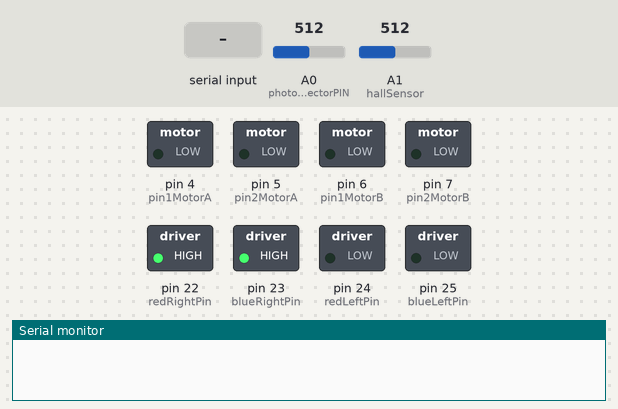
Simulated run of this sketch. Board: Arduino Mega 2560, built with avr-gcc and run on an emulated ATmega2560. Shown: switched loads named in the sketch (green lamp = pin HIGH), the last lines printed to the serial monitor. Dashed ring = blinking. Inputs (shaded band) come from the test bench; at power-on: A0 (photoDetectorPIN) = 512, A1 (hallSensor) = 512.

Above: at 1.2 s.
1.3 s: "2" received over Serial
At 1.4 s:
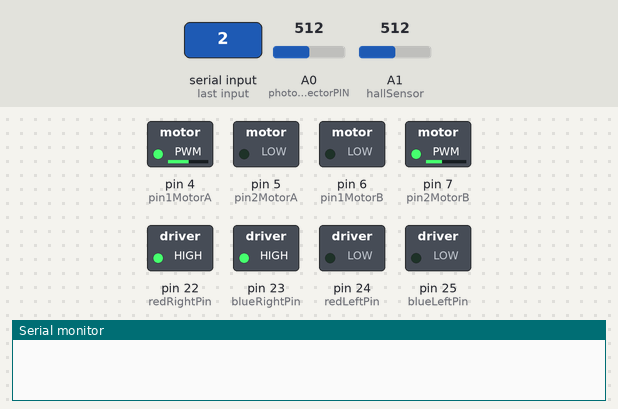
2.9 s: byte 56 (56) received over Serial
At 3.05 s:
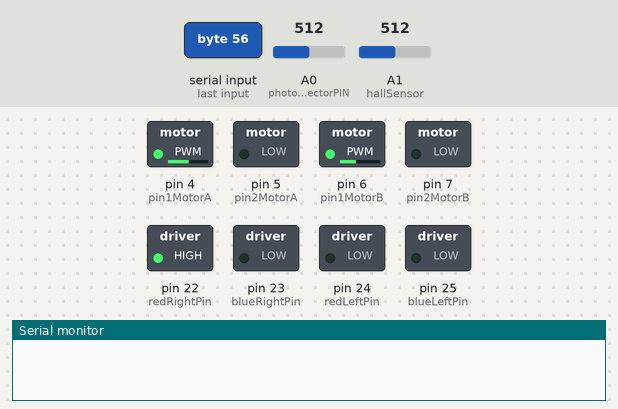
5.9 s: byte 55 (55) received over Serial
At 6.15 s:
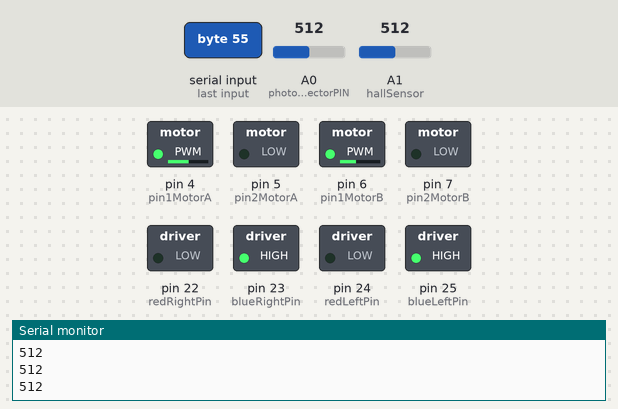
8.9 s: A0 (photoDetectorPIN) set to 190
At 9.6 s:
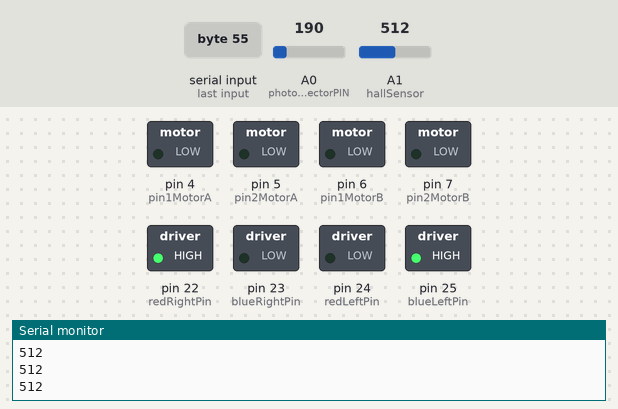
10.6 s: byte 54 (54) received over Serial
At 11.8 s:
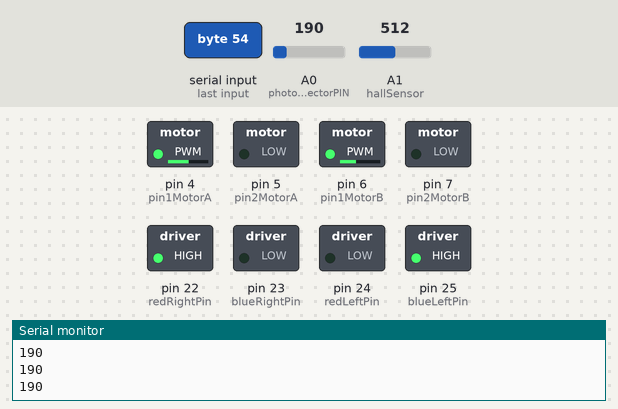
12.1 s: byte 55 (55) received over Serial
At 12.25 s:
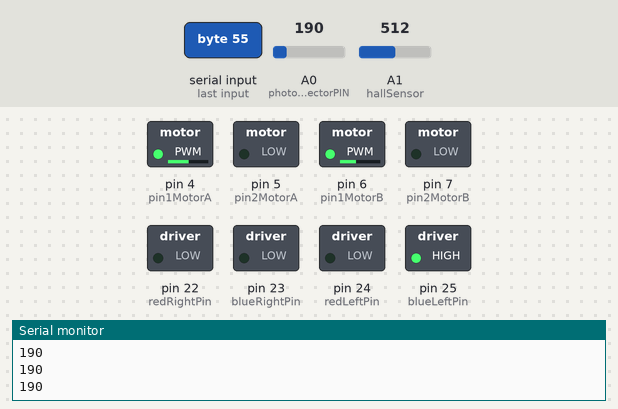
Timing chart, 0 to 16.1 s (numbered marks = the images above; inputs shaded):
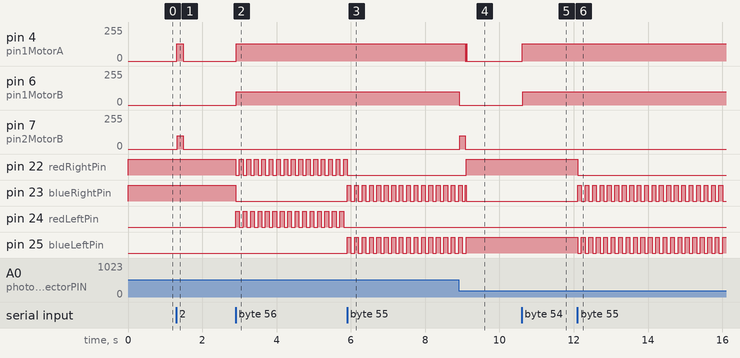

Measured:
- after the input at 1.3 s, pin 4 (pin1MotorA): 0/255 → 130/255 at once, → 0/255 0.17 s later; pin 7 (pin2MotorB): 0/255 → 100/255 at once, → 0/255 0.15 s later
- after the input at 2.9 s, pin 4 (pin1MotorA): 0/255 → 130/255 at once; pin 6 (pin1MotorB): 0/255 → 100/255 at once; pin 22 (redRightPin), pin 24 (redLeftPin): alternates HIGH for 0.10 s and LOW for 0.10 s, starting at once; pin 23 (blueRightPin): HIGH → LOW at once
- after the input at 5.9 s, pin 22 (redRightPin): goes on until 5.9 s, then stays LOW; pin 23 (blueRightPin), pin 25 (blueLeftPin): alternates HIGH for 0.10 s and LOW for 0.10 s, starting at once; pin 24 (redLeftPin): stops changing and stays LOW
- after the input at 8.9 s, pin 4 (pin1MotorA): 130/255 → 0/255 after 0.18 s; pin 6 (pin1MotorB): 100/255 → 0/255 at once; pin 7 (pin2MotorB): 0/255 → 100/255 at once, → 0/255 0.15 s later; pin 22 (redRightPin): LOW → HIGH after 0.20 s; pin 25 (blueLeftPin): goes on until 9.1 s, then stays HIGH
- after the input at 10.6 s, pin 4 (pin1MotorA): 0/255 → 130/255 at once; pin 6 (pin1MotorB): 0/255 → 100/255 at once
- after the input at 12.1 s, pin 22 (redRightPin): HIGH → LOW at once; pin 23 (blueRightPin), pin 25 (blueLeftPin): alternates HIGH for 0.10 s and LOW for 0.10 s, starting at once

The sketch:

_3A_blue_light_detection.ino
```cpp
#include "TimerOne.h"

//motorA = right motor
//motorB = left motor

// -------------------pin declarations --------------------
int pin1MotorA = 4, pin2MotorA = 5, pin1MotorB = 6, pin2MotorB = 7;
int blueRightPin = 23, blueLeftPin = 25, redRightPin = 22, redLeftPin = 24;
int photoDetectorPIN = A0, hallSensor = A1;
//---------------------------------------------------------
//---------------boolean variable declaration--------------
bool motorAFWD = 0;
bool motorBFWD = 0;
bool motorAStopped = 0, motorBStopped = 0;
bool stopMotors = 0, goFWD = 0, goBCK = 0, turnL = 0, turnR = 0, turn180 = 0, blueFinishLine = 0;
bool detectingB = 0;
bool followBlue = 0, followRed = 0;
bool tryLeft = 0;
//---------------------------------------------------------
//------------generic variable declaration ----------------
int MotorASpeed = 100, MotorBSpeed = 100;
int serialPacket = 0;
float calibrateA = 1.3,  calibrateB = 1;
int blueTHRESH = 500, redTHRESH = 200, magneticTHRESH = 600;
int leftLightMeasurement = 600, rightLightMeasurement = 600;
int magneticMeasurement = 0;
//---------------------------------------------------------


void setup() {
  //init pins
  Serial.begin(9600);
  while(!Serial);
  MotorASpeed = 100*calibrateA;
  MotorBSpeed = 100*calibrateB;
  pinMode(pin2MotorA, OUTPUT);
  pinMode(pin2MotorB, OUTPUT);
  pinMode(pin1MotorA, OUTPUT);
  pinMode(pin1MotorB, OUTPUT);
  pinMode(blueRightPin, OUTPUT);
  pinMode(blueLeftPin, OUTPUT);
  pinMode(redRightPin, OUTPUT);
  pinMode(redLeftPin, OUTPUT);
  pinMode(photoDetectorPIN, INPUT);

  digitalWrite(blueRightPin, HIGH);
  digitalWrite(blueLeftPin, LOW);
  digitalWrite(redRightPin, HIGH);
  digitalWrite(redLeftPin, LOW);
  cli();
  //set timer1 interrupt at 10Hz
  TCCR1A = 0;// set entire TCCR1A register to 0
  TCCR1B = 0;// same for TCCR1B
  TCNT1  = 0;//initialize counter value to 0
  // set compare match register for 1hz increments
  OCR1A = 1562;// = (16*10^6) / (1*1024) - 1 (must be <65536)
  // turn on CTC mode
  TCCR1B |= (1 << WGM12);
  // Set CS10 and CS12 bits for 1024 prescaler
  TCCR1B |= (1 << CS12) | (1 << CS10);
  // enable timer compare interrupt
  TIMSK1 |= (1 << OCIE1A);

  //TIMER 2 INITIALIZATION!!
  TCCR2A = 0;// set entire TCCR2A register to 0
  TCCR2B = 0;// same for TCCR2B
  TCNT2  = 0;//initialize counter value to 0
  // set compare match register for 8khz increments
  OCR2A = 100;// = (16*10^6) / (8000*8) - 1 (must be <256)
  // turn on CTC mode
  TCCR2A |= (1 << WGM21);
  // Set CS21 bit for 8 prescaler
  TCCR2B |= (1 << CS21);
  // enable timer compare interrupt
  TIMSK2 |= (1 << OCIE2A);
  sei();
}

ISR(TIMER2_COMPA_vect){
  if(Serial.available())
  {
    serialPacket = (char)Serial.read();

    //packet is received in ascii format
    switch(serialPacket){
      case 48://forward
        goFWD = 1;
        break;
      case 49://backwards
        goBCK = 1;
        break;
      case 50://left
        turnL = 1;
        break;
      case 51://right
        turnR = 1;
        break;
      case 52://180 degree turn
        turn180 = 1;
        break;
      case 53://stop motors
        stopMotors = 1;
        break;
      case 54:
        blueFinishLine = 1;
        break;
      case 55:
        followBlue = 1;
        break;
      case 56:
        followRed = 1;
        break;

    }
  }
}

ISR(TIMER1_COMPA_vect){
 if(followBlue)
   {
        magneticMeasurement = analogRead(hallSensor);
        Serial.println(magneticMeasurement);

        //make sure to turn off red leds first
        digitalWrite(redRightPin, LOW);
        digitalWrite(redLeftPin, LOW);

        if(digitalRead(blueLeftPin))
          leftLightMeasurement = analogRead(photoDetectorPIN);
        else
          rightLightMeasurement = analogRead(photoDetectorPIN);

        digitalWrite(blueRightPin, !digitalRead(blueRightPin));//toggle blue LEDs for next ISR to read
        digitalWrite(blueLeftPin, !digitalRead(blueLeftPin));
   }
   else if(followRed)
   {
        digitalWrite(blueRightPin, LOW);//ensure both blue leds are OFF!!!
        digitalWrite(blueLeftPin, LOW);
        if(digitalRead(redLeftPin))
          leftLightMeasurement = analogRead(photoDetectorPIN);
        else
          rightLightMeasurement = analogRead(photoDetectorPIN);


        digitalWrite(redRightPin, !digitalRead(redRightPin));//toggle bred LEDs for next ISR to read
        digitalWrite(redLeftPin, !digitalRead(redLeftPin));
   }
}

void changeDirA(){
    if(motorAFWD){
      digitalWrite(pin2MotorA, LOW);
      delay(10);
      analogWrite(pin1MotorA, MotorASpeed);
      motorAFWD = 0;
    }
    else
    {
      digitalWrite(pin1MotorA, LOW);
      delay(10);
      analogWrite(pin2MotorA, MotorASpeed);
      motorAFWD = 1;
    }
}

void changeDirB(){
    if(motorBFWD){
      digitalWrite(pin2MotorB, LOW);
      delay(10);
      analogWrite(pin1MotorB, MotorBSpeed);
      motorBFWD = 0;
    }
    else
    {
      digitalWrite(pin1MotorB, LOW);
      delay(10);
      analogWrite(pin2MotorB, MotorBSpeed);
      motorBFWD = 1;
    }
}


void stopMotorA()
{
  digitalWrite(pin1MotorA, LOW);
  digitalWrite(pin2MotorA, LOW);
  motorAStopped = 1;
}


void stopMotorB()
{
  digitalWrite(pin1MotorB, LOW);
  digitalWrite(pin2MotorB, LOW);
  motorBStopped = 1;
}

void movebackwards(){
  if(!motorAFWD)
    changeDirA();
  else
    {
      digitalWrite(pin1MotorA, LOW);
      delay(10);
      analogWrite(pin2MotorA, MotorASpeed);
    }
  if(!motorBFWD)
    changeDirB();
  else
  {
      digitalWrite(pin1MotorB, LOW);
      delay(10);
      analogWrite(pin2MotorB, MotorBSpeed);
  }
}

void moveforward(){
  if(motorAFWD)
    changeDirA();
  else
    {
      digitalWrite(pin2MotorA, LOW);
      delay(10);
      analogWrite(pin1MotorA, MotorASpeed);
    }
  if(motorBFWD)
    changeDirB();
  else
  {
      digitalWrite(pin2MotorB, LOW);
      delay(10);
      analogWrite(pin1MotorB, MotorBSpeed);
  }
}

//turn left 90 deg
void turnLeft(){
  moveforward();//move forwards, and turn off motorB
  changeDirB(); //pivot
  delay(150);
  stopMotors = 1;
}

void detectBlueStrip(){
  while(analogRead(photoDetectorPIN) < blueTHRESH){
    Serial.println(analogRead(photoDetectorPIN));
  }

  stopMotors = 1;//stop motors if we break out of the loop
}

void followBlueLine(){
  moveforward();
  while((leftLightMeasurement > blueTHRESH) && (rightLightMeasurement > blueTHRESH)){
      delay(1);
      if(magneticMeasurement < magneticTHRESH){
        stopMotors = 1;
        followBlue = 0;
        return;
      }
    }
  if((leftLightMeasurement<blueTHRESH)&&(rightLightMeasurement<blueTHRESH)){
    //we're at end of the line!
    stopMotors = 1;
    followBlue = 0;
    return;
  }

  if(leftLightMeasurement < blueTHRESH)
    tryLeft = 0;//if we've gone off the left of the track, we want to try moving right first
  else
    tryLeft = 1;


  if(!tryLeft)
   turnRight();
  else
    turnLeft();

}


void followRedLine(){
  moveforward();
  while((leftLightMeasurement > redTHRESH) && (rightLightMeasurement > redTHRESH))
  {
    delay(1);
  }
  if((leftLightMeasurement<redTHRESH)&&(rightLightMeasurement<redTHRESH)){
    //at end of red line!
    stopMotors=1;
    followRed=0;
    return;
  }
  if(leftLightMeasurement < redTHRESH)
    tryLeft = 0;//if we've gone off the left of the track, we want to try moving right first
  else
    tryLeft = 1;


  if(!tryLeft)
   turnRight();
  else
    turnLeft();

}

//turn right 90 deg
void turnRight(){
  moveforward();
  changeDirA();
  delay(150);
  stopMotors = 1;
}
/*
      case 0://forward
      case 1://backwards
      case 2://left
      case 3://right
      case 4://180 degree turn
      case 5://stop
 */
void loop() {
//  Serial.println(leftLightMeasurement);
 // Serial.println(rightLightMeasurement);
  if(stopMotors){
    stopMotorA();
    stopMotorB();
    stopMotors = 0;
  }
  else if(goFWD)
  {
    moveforward();
    goFWD = 0;
  }
  else if(goBCK)
  {
    movebackwards();
    goBCK = 0;
  }
  else if(turnL)
  {
    turnLeft();
    turnL = 0;
  }
  else if(turnR)
  {
    turnRight();
    turnR = 0;
  }
  else if(turn180)
  {
    turnRight();
    turnRight();
    turn180 = 0;
  }
  else if(blueFinishLine)
  {
    moveforward();
    detectBlueStrip();
    blueFinishLine = 0;
  }
  else if(followBlue)
  {
    //redundancy to ensure we toggle within the ISR
    if(digitalRead(blueRightPin) && digitalRead(blueLeftPin))
      digitalWrite(blueRightPin, LOW);
      else if(!digitalRead(blueRightPin) && !digitalRead(blueLeftPin))
      digitalWrite(blueRightPin, HIGH);

    followBlueLine();
  }
  else if(followRed) {
    //redundancy to ensure we toggle within the ISR
    if(digitalRead(redRightPin) && digitalRead(redLeftPin))
      digitalWrite(redRightPin, LOW);
      else if(!digitalRead(redRightPin) && !digitalRead(redLeftPin))
      digitalWrite(redRightPin, HIGH);

    followRedLine();
  }

}
```
